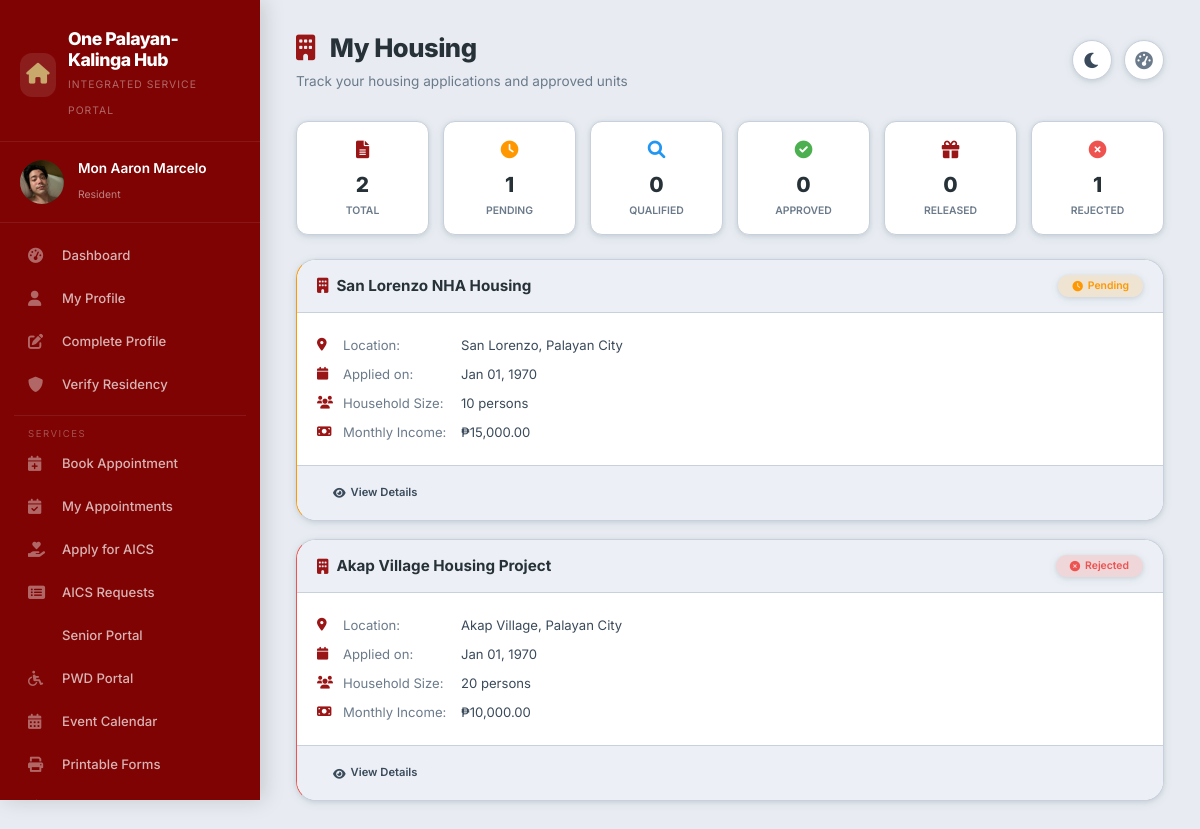
/my-housing.php (signed in), run on an earlier commit of the app's database.
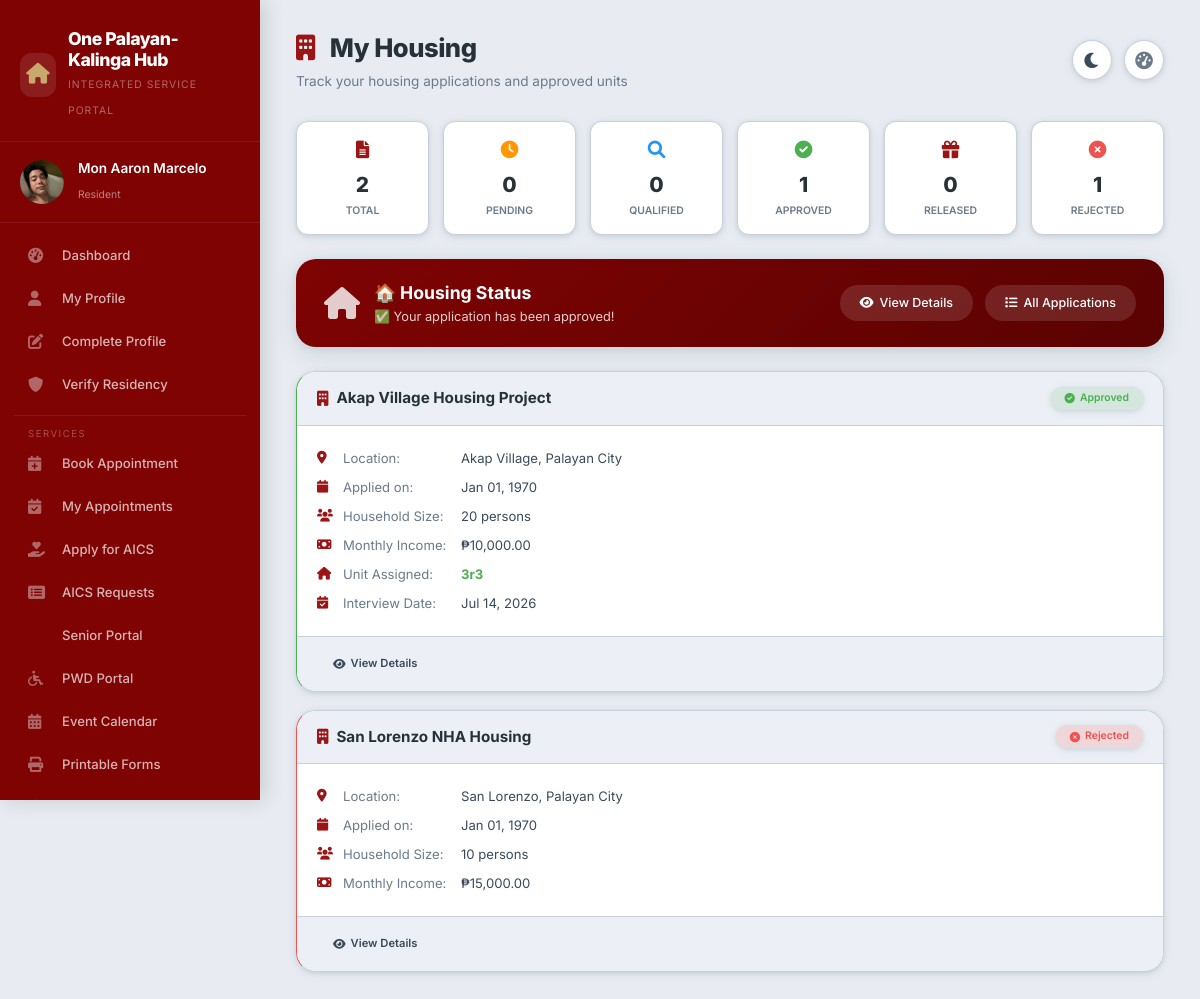
And on a later commit of the database.
### tables this page shows
CREATE TABLE `housing_beneficiaries` (
  `beneficiary_id` int(11) NOT NULL,
  `user_id` int(11) DEFAULT NULL,
  `program_id` int(11) DEFAULT NULL,
  `application_date` date DEFAULT NULL,
  `status` enum('pending','qualified','approved','rejected','released') DEFAULT 'pending',
  `household_composition` text DEFAULT NULL,
  `monthly_income` decimal(10,2) DEFAULT NULL,
  `housing_need_assessment` text DEFAULT NULL,
  `interviewed_by` int(11) DEFAULT NULL,
  `interview_date` date DEFAULT NULL,
  `approved_by` int(11) DEFAULT NULL,
  `approval_date` date DEFAULT NULL,
  `unit_assigned` varchar(50) DEFAULT NULL,
  `move_in_date` date DEFAULT NULL
);

CREATE TABLE `housing_programs` (
  `program_id` int(11) NOT NULL,
  `program_name` varchar(100) NOT NULL,
  `program_code` varchar(50) DEFAULT NULL,
  `location` varchar(255) DEFAULT NULL,
  `total_units` int(11) DEFAULT NULL,
  `description` text DEFAULT NULL,
  `requirements` text DEFAULT NULL,
  `status` enum('active','completed','pending') DEFAULT 'active',
  `created_at` timestamp NOT NULL DEFAULT current_timestamp()
);

### my-housing.php (the view, shortened to what the changed rows need)
<?php
$database = new Database();
$db = $database->getConnection();
$query = "SELECT h.*, p.program_name, p.location, p.program_code,
          DATEDIFF(NOW(), h.application_date) as days_since_application
          FROM housing_beneficiaries h
          JOIN housing_programs p ON h.program_id = p.program_id
          WHERE h.user_id = :user_id
          ORDER BY
            CASE h.status
                WHEN 'approved' THEN 1
                WHEN 'released' THEN 2
                WHEN 'qualified' THEN 3
                WHEN 'pending' THEN 4
                WHEN 'rejected' THEN 5
                ELSE 6
            END,
            h.application_date DESC";
$stmt = $db->prepare($query);
$stmt->bindParam(':user_id', $_SESSION['user_id']);
$stmt->execute();
$stats_query = "SELECT
    COUNT(*) as total,
    SUM(CASE WHEN status = 'pending' THEN 1 ELSE 0 END) as pending,
    SUM(CASE WHEN status = 'qualified' THEN 1 ELSE 0 END) as qualified,
    SUM(CASE WHEN status = 'approved' THEN 1 ELSE 0 END) as approved,
    SUM(CASE WHEN status = 'released' THEN 1 ELSE 0 END) as released,
    SUM(CASE WHEN status = 'rejected' THEN 1 ELSE 0 END) as rejected
    FROM housing_beneficiaries WHERE user_id = :user_id";
$stats_stmt = $db->prepare($stats_query);
$stats_stmt->bindParam(':user_id', $_SESSION['user_id']);
$stats_stmt->execute();
$stats = $stats_stmt->fetch(PDO::FETCH_ASSOC);
$has_approved = ($stats['approved'] ?? 0) > 0;
$has_released = ($stats['released'] ?? 0) > 0;
$dark_mode = isset($_COOKIE['dark_mode']) && $_COOKIE['dark_mode'] === 'enabled';
?>
<!DOCTYPE html>
<html lang="en" data-theme="<?php echo $dark_mode ? 'dark' : 'light'; ?>">
<head>
    <link rel="stylesheet" href="https://cdnjs.cloudflare.com/ajax/libs/font-awesome/6.0.0/css/all.min.css">
    <link rel="stylesheet" href="css/portal-layout.css">
</head>
<body>
    <div class="app-container">
        <div class="sidebar" id="sidebar">
            <div class="sidebar-header">
                <div class="logo-text">
                    <h2>One Palayan-Kalinga Hub</h2>
                </div>
            </div>
        </div>
        <div class="main-content">
            <div class="top-bar">
                <div class="top-bar-left">
                    <div class="page-title">
                        <h1><i class="fas fa-building" style="color: var(--maroon-light); margin-right: 10px;"></i> My Housing</h1>
                    </div>
                </div>
            </div>
        <div class="stats-grid">
            <div class="stat-card">
                <div class="stat-icon"><i class="fas fa-clock" style="color: var(--color-warning);"></i></div>
                <div class="stat-number"><?php echo $stats['pending'] ?? 0; ?></div>
                <div class="stat-label">Pending</div>
            </div>
            <div class="stat-card">
                <div class="stat-icon"><i class="fas fa-check-circle" style="color: var(--color-success);"></i></div>
                <div class="stat-number"><?php echo $stats['approved'] ?? 0; ?></div>
                <div class="stat-label">Approved</div>
            </div>
        </div>
        <?php if($has_approved || $has_released): ?>
        <div class="housing-summary">
            <div class="summary-text">
                <i class="fas fa-home"></i>
                <div>
                    <h3>🏠 Housing Status</h3>
                    <p>
                        <?php if($has_released): ?>
                            🎉 You have been assigned a housing unit!
                        <?php elseif($has_approved): ?>
                            ✅ Your application has been approved!
                        <?php endif; ?>
                    </p>
                </div>
            </div>
            <div class="summary-actions">
                <a href="view-housing.php"><i class="fas fa-eye"></i> View Details</a>
                <a href="housing-applications.php"><i class="fas fa-list"></i> All Applications</a>
            </div>
        </div>
        <?php endif; ?>
        <?php if($stmt->rowCount() > 0): ?>
        <div class="applications-list">
            <?php while($app = $stmt->fetch(PDO::FETCH_ASSOC)): ?>
            <div class="application-card status-<?php echo $app['status']; ?>">
                <div class="card-header">
                    <h3><i class="fas fa-building"></i> <?php echo htmlspecialchars($app['program_name']); ?></h3>
                    <span class="status-badge <?php echo $app['status']; ?>">
                        <i class="fas fa-<?php
                            echo $app['status'] == 'pending' ? 'clock' :
                                ($app['status'] == 'qualified' ? 'search' :
                                ($app['status'] == 'approved' ? 'check-circle' :
                                ($app['status'] == 'released' ? 'gift' : 'times-circle')));
                        ?>"></i>
                        <?php echo ucfirst($app['status']); ?>
                    </span>
                </div>
                <div class="card-body">
                    <div class="info-row">
                        <i class="fas fa-map-marker-alt"></i>
                        <span class="label">Location:</span>
                        <span class="value"><?php echo htmlspecialchars($app['location']); ?></span>
                    </div>
                    <div class="info-row">
                        <i class="fas fa-calendar"></i>
                        <span class="label">Applied on:</span>
                        <span class="value"><?php echo date('M d, Y', strtotime($app['application_date'])); ?></span>
                    </div>
                    <div class="info-row">
                        <i class="fas fa-users"></i>
                        <span class="label">Household Size:</span>
                        <span class="value"><?php echo $app['household_composition']; ?> persons</span>
                    </div>
                    <?php if($app['monthly_income'] > 0): ?>
                    <div class="info-row">
                        <i class="fas fa-money-bill"></i>
                        <span class="label">Monthly Income:</span>
                        <span class="value">₱<?php echo number_format($app['monthly_income'], 2); ?></span>
                    </div>
                    <?php endif; ?>
                    <?php if(!empty($app['unit_assigned'])): ?>
                    <div class="info-row">
                        <i class="fas fa-home"></i>
                        <span class="label">Unit Assigned:</span>
                        <span class="value highlight"><?php echo htmlspecialchars($app['unit_assigned']); ?></span>
                    </div>
                    <?php endif; ?>
                    <?php if(!empty($app['interview_date'])): ?>
                    <div class="info-row">
                        <i class="fas fa-calendar-check"></i>
                        <span class="label">Interview Date:</span>
                        <span class="value"><?php echo date('M d, Y', strtotime($app['interview_date'])); ?></span>
                    </div>
                    <?php endif; ?>
                </div>
                <div class="card-footer">
                    <a href="view-housing.php?id=<?php echo $app['beneficiary_id']; ?>" class="btn-view">
                        <i class="fas fa-eye"></i> View Details
                    </a>
                </div>
            </div>
            <?php endwhile; ?>
        </div>
        <?php endif; ?>
    </div>
</div>
</body>
</html>

What changed in the data, as far as the page shows it:
changed housing_beneficiaries "Akap Village Housing Project": status "Rejected" → "Approved"; unit_assigned (not shown) → "3r3"; interview_date (not shown) → "Jul 14, 2026"; moves up the list
changed housing_beneficiaries "San Lorenzo NHA Housing": status "Pending" → "Rejected"
Also different on the page:
$stats['pending']: "1" → "0"
$stats['approved']: "0" → "1"
text now shown: "🏠 Housing Status ✅ Your application has been approved! View Details All Applications"
